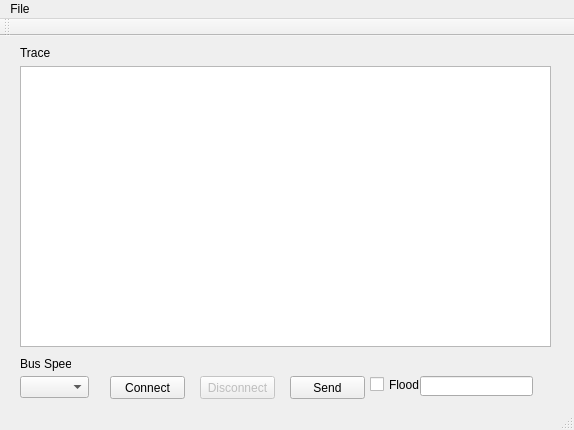
<?xml version="1.0" encoding="UTF-8"?>
<ui version="4.0">
 <class>MainWindow</class>
 <widget class="QMainWindow" name="MainWindow">
  <property name="geometry">
   <rect>
    <x>0</x>
    <y>0</y>
    <width>574</width>
    <height>430</height>
   </rect>
  </property>
  <property name="minimumSize">
   <size>
    <width>574</width>
    <height>430</height>
   </size>
  </property>
  <property name="maximumSize">
   <size>
    <width>574</width>
    <height>430</height>
   </size>
  </property>
  <property name="windowTitle">
   <string>CanBridge Tester app</string>
  </property>
  <widget class="QWidget" name="centralWidget">
   <widget class="QPushButton" name="butConnect">
    <property name="geometry">
     <rect>
      <x>110</x>
      <y>340</y>
      <width>75</width>
      <height>23</height>
     </rect>
    </property>
    <property name="text">
     <string>Connect</string>
    </property>
   </widget>
   <widget class="QPushButton" name="butDisconnect">
    <property name="enabled">
     <bool>false</bool>
    </property>
    <property name="geometry">
     <rect>
      <x>200</x>
      <y>340</y>
      <width>75</width>
      <height>23</height>
     </rect>
    </property>
    <property name="text">
     <string>Disconnect</string>
    </property>
   </widget>
   <widget class="QComboBox" name="combSpeed">
    <property name="geometry">
     <rect>
      <x>20</x>
      <y>340</y>
      <width>69</width>
      <height>22</height>
     </rect>
    </property>
    <property name="currentText">
     <string/>
    </property>
   </widget>
   <widget class="QLabel" name="label">
    <property name="geometry">
     <rect>
      <x>20</x>
      <y>320</y>
      <width>51</width>
      <height>16</height>
     </rect>
    </property>
    <property name="text">
     <string>Bus Speed</string>
    </property>
   </widget>
   <widget class="QPushButton" name="butSend">
    <property name="geometry">
     <rect>
      <x>290</x>
      <y>340</y>
      <width>75</width>
      <height>23</height>
     </rect>
    </property>
    <property name="text">
     <string>Send</string>
    </property>
   </widget>
   <widget class="QCheckBox" name="checkFlood">
    <property name="geometry">
     <rect>
      <x>370</x>
      <y>340</y>
      <width>70</width>
      <height>17</height>
     </rect>
    </property>
    <property name="text">
     <string>Flood</string>
    </property>
   </widget>
   <widget class="QLineEdit" name="lineCount">
    <property name="geometry">
     <rect>
      <x>420</x>
      <y>340</y>
      <width>113</width>
      <height>20</height>
     </rect>
    </property>
   </widget>
   <widget class="QTextEdit" name="textIncoming">
    <property name="geometry">
     <rect>
      <x>20</x>
      <y>30</y>
      <width>531</width>
      <height>281</height>
     </rect>
    </property>
    <property name="inputMethodHints">
     <set>Qt::ImhMultiLine</set>
    </property>
   </widget>
   <widget class="QLabel" name="label_2">
    <property name="geometry">
     <rect>
      <x>20</x>
      <y>10</y>
      <width>46</width>
      <height>13</height>
     </rect>
    </property>
    <property name="text">
     <string>Trace</string>
    </property>
   </widget>
  </widget>
  <widget class="QMenuBar" name="menuBar">
   <property name="geometry">
    <rect>
     <x>0</x>
     <y>0</y>
     <width>574</width>
     <height>21</height>
    </rect>
   </property>
   <widget class="QMenu" name="menuFile">
    <property name="title">
     <string>File</string>
    </property>
    <addaction name="actionAbout"/>
    <addaction name="actionClose"/>
   </widget>
   <addaction name="menuFile"/>
  </widget>
  <widget class="QToolBar" name="mainToolBar">
   <attribute name="toolBarArea">
    <enum>TopToolBarArea</enum>
   </attribute>
   <attribute name="toolBarBreak">
    <bool>false</bool>
   </attribute>
  </widget>
  <widget class="QStatusBar" name="statusBar"/>
  <action name="actionClose">
   <property name="text">
    <string>Exit</string>
   </property>
  </action>
  <action name="actionAbout">
   <property name="text">
    <string>About</string>
   </property>
  </action>
 </widget>
 <layoutdefault spacing="6" margin="11"/>
 <resources/>
 <connections/>
</ui>
